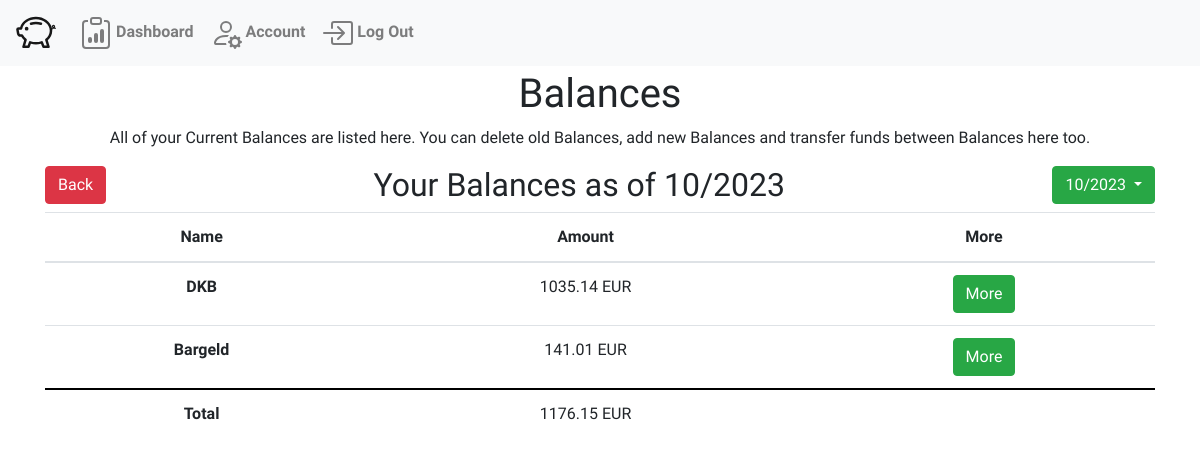
/balances (signed in), run on an earlier commit of the app's database.
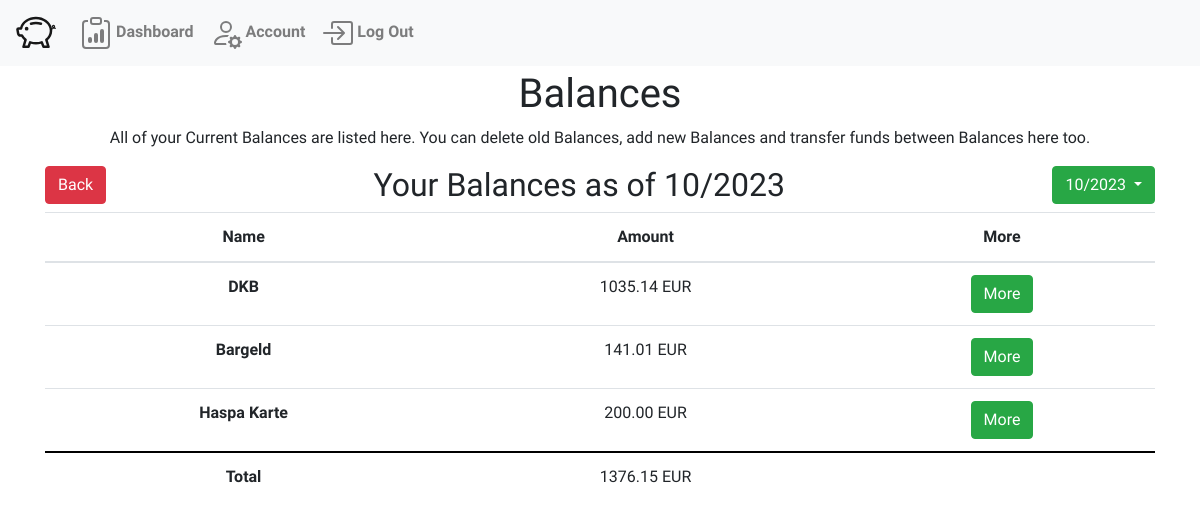
And on a later commit of the database.
### WalletWise/models.py (models this page shows, shortened)
class Funds(models.Model):
    budget = models.ForeignKey("MonthBudget",related_name="funds", on_delete=models.CASCADE)
    title = models.CharField(max_length=64)
    amount = models.DecimalField(decimal_places=2, max_digits=20)
    defaultOwner = models.ForeignKey("User", related_name="defaultFunds", on_delete=models.DO_NOTHING, default=None, null=True)

class MonthBudget(models.Model):
    dashboard = models.ForeignKey("Dashboard", on_delete=models.CASCADE, related_name="months")
    date = models.DateField(auto_now_add=True)
    @property
    def all_funds(self):
        total_amount = Decimal(0)
        if self.funds.aggregate(amount_sum=models.Sum('amount'))['amount_sum']:
            total_amount = self.funds.aggregate(amount_sum=models.Sum('amount'))['amount_sum']
        return Decimal(total_amount).quantize(Decimal('0.00'), rounding=ROUND_DOWN) or 0  # Return 0 if no funds are associated
    @property
    def month(self):
        return self.date.month
    @property
    def year(self):
        return self.date.year

### WalletWise/views.py (the view)
# urls.py: path("balances", views.balances, name="balances"),
def balances(request):
    user = request.user
    try:
        dashboard = Dashboard.objects.get(owner=user)
    except:
        dashboard = Dashboard.objects.create(owner=user)
    budgets = dashboard.months.all()
    currentBudget = ""
    for budget in budgets:
        if timezone.datetime.now().month == budget.month and timezone.datetime.now().year == budget.year:
            currentBudget = budget
            break
    if currentBudget == "":
        currentBudget = viewsHelpers.createBudget(dashboard)
    return render(request, "WalletWise/balances.html", {
        'user':user,
        'budget': currentBudget,
        'dashboard' : dashboard
    })

### WalletWise/templates/WalletWise/balances.html (shortened to what this page needs)
{% extends "WalletWise/layout.html" %}
{% block body %}
<div class="container text-center">
    <h1>Balances</h1>
    <p>All of your Current Balances are listed here. You can delete old Balances, add new Balances and transfer funds between Balances here too.</p>
    <a style="float: left;" class="btn btn-danger" href="{% url 'dashboard' %}" role="button">Back</a>
    <h2 style="display: inline-block;">Your Balances as of {{budget.month}}/{{budget.year}}</h2>
    <div style="float: right;" class="dropdown">
        <button class="btn btn-success dropdown-toggle" type="button" id="dropdownMenuButton" data-bs-toggle="dropdown" aria-haspopup="true" aria-expanded="false">
            {{budget.month}}/{{budget.year}}
        </button>
    </div>
    <table class="table">
        <thead>
            <tr>
                <th scope="col">Name</th>
                <th scope="col">Amount</th>
                <th scope="col">More</th>
            </tr>
        </thead>
        <tbody>
            {% for balance in budget.funds.all %}
            <tr>
                <th scope="row">{{balance.title}}</th>
                <td>{{balance.amount}} EUR</td>
                <td><a class="btn btn-success" href="{% url 'balance' date=budget.date title=balance.title %}" role="button">More</a></td>
            </tr>
            {% endfor %}
        </tbody>
        <tfoot>
            <th scope="row">Total</th>
            <td>{{budget.all_funds}} EUR</td>
            <td></td>
        </tfoot>
    </table>
</div>
{% endblock %}

What changed in the data, as far as the page shows it:
computed for MonthBudget: all_funds "1176.15" → "1376.15"
added Funds: title "Haspa Karte", amount "200.00"
